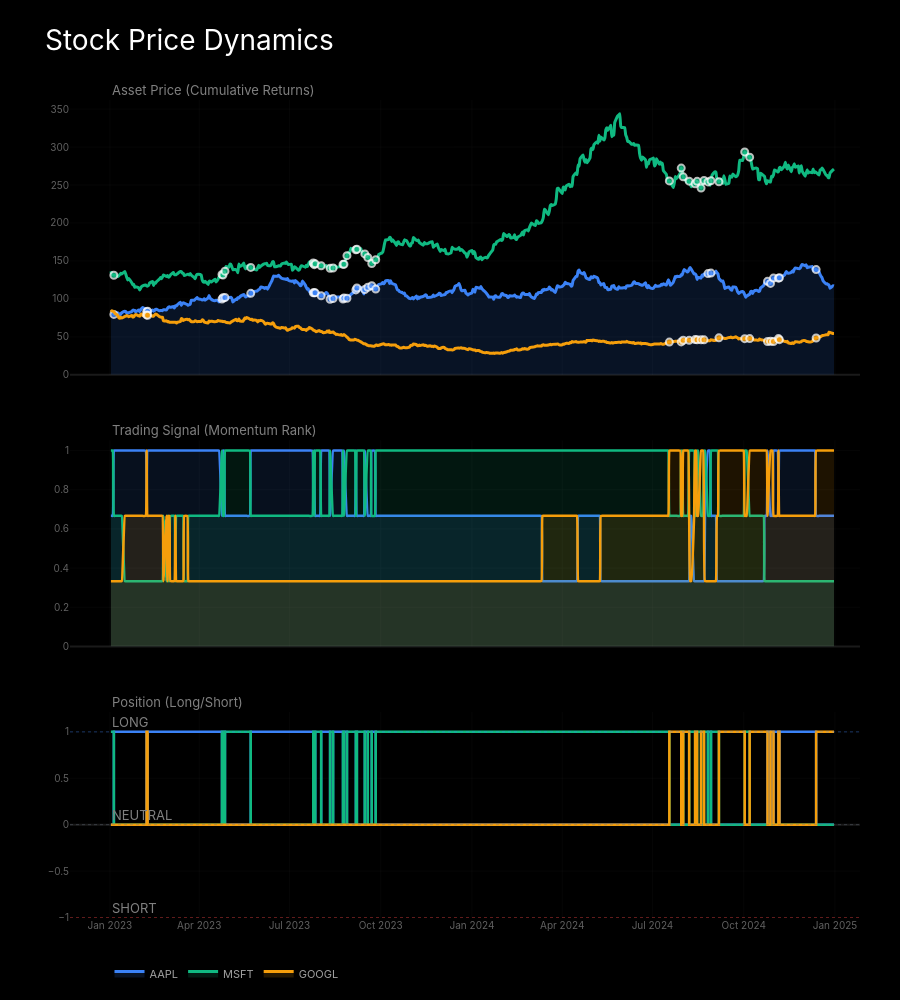

The notebook cell this image was saved under:
### Markdown cell above
## Create Synchronized Charts

Three vertically stacked charts with shared x-axis and synchronized hover.

### Code cell
# Create subplots with shared x-axis
fig = make_subplots(
    rows=3, cols=1,
    shared_xaxes=True,

### Figure 1 — Plotly figure (JSON) as saved in the notebook; plotly's stock layout.template omitted (floating-point values rounded to 4 significant figures; data arrays with more than 128 entries replaced by an {"elided": "..."} marker saying what was removed)
{"data": [{"fill": "tozeroy", "fillcolor": "rgba(59, 130, 246, 0.15)", "hovertemplate": "<b style=\"color:white; font-family: SF Pro Display, sans-serif\">%{fullData.name}</b><br><span style=\"color:#B0B0B0\">%{x|%Y-%m-%d}</span><br><span style=\"color:white; font-weight:600\">%{y:.2f}%</span><br><extra></extra>", "legendgroup": "AAPL", "line": {"color": "#3B82F6", "shape": "spline", "smoothing": 0.3, "width": 3}, "mode": "lines", "name": "AAPL", "showlegend": true, "type": "scatter", "x": {"elided": "522 str values"}, "xaxis": "x", "y": {"elided": "522 float values"}, "yaxis": "y"}, {"hovertemplate": "<b style=\"color:white\">Trade Signal</b><br><span style=\"color:#B0B0B0\">%{x|%Y-%m-%d}</span><br><span style=\"color:#3B82F6\">Position Changed</span><br><extra></extra>", "legendgroup": "AAPL", "marker": {"color": "#3B82F6", "line": {"color": "rgba(255, 255, 255, 0.9)", "width": 2}, "opacity": 0.8, "size": 7, "symbol": "circle"}, "mode": "markers", "name": "AAPL Trade", "showlegend": false, "type": "scatter", "x": ["2023-01-05T00:00:00", "2023-02-07T00:00:00", "2023-02-08T00:00:00", "2023-04-24T00:00:00", "2023-04-25T00:00:00", "2023-04-27T00:00:00", "2023-05-23T00:00:00", "2023-07-25T00:00:00", "2023-07-26T00:00:00", "2023-07-27T00:00:00", "2023-08-02T00:00:00", "2023-08-11T00:00:00", "2023-08-14T00:00:00", "2023-08-24T00:00:00", "2023-08-25T00:00:00", "2023-08-28T00:00:00", "2023-09-06T00:00:00", "2023-09-07T00:00:00", "2023-09-15T00:00:00", "2023-09-18T00:00:00", "2023-09-22T00:00:00", "2023-09-26T00:00:00", "2024-08-26T00:00:00", "2024-08-29T00:00:00", "2024-10-25T00:00:00", "2024-10-28T00:00:00", "2024-10-31T00:00:00", "2024-11-05T00:00:00", "2024-11-06T00:00:00", "2024-12-13T00:00:00"], "xaxis": "x", "y": [79.56, 82.95, 83.82, 99.75, 101.5, 101.8, 107.3, 108.0, 108.2, 108.0, 104.0, 99.51, 100.4, 99.77, 101.1, 100.8, 111.8, 114.4, 112.4, 115.3, 117.3, 112.9, 133.3, 134.0, 123.1, 120.4, 127.4, 127.3, 127.9, 138.6], "yaxis": "y"}, {"fill": "tonexty", "fillcolor": "rgba(16, 185, 129, 0.15)", "hovertemplate": "<b style=\"color:white; font-family: SF Pro Display, sans-serif\">%{fullData.name}</b><br><span style=\"color:#B0B0B0\">%{x|%Y-%m-%d}</span><br><span style=\"color:white; font-weight:600\">%{y:.2f}%</span><br><extra></extra>", "legendgroup": "MSFT", "line": {"color": "#10B981", "shape": "spline", "smoothing": 0.3, "width": 3}, "mode": "lines", "name": "MSFT", "showlegend": true, "type": "scatter", "x": {"elided": "522 str values"}, "xaxis": "x", "y": {"elided": "522 float values"}, "yaxis": "y"}, {"hovertemplate": "<b style=\"color:white\">Trade Signal</b><br><span style=\"color:#B0B0B0\">%{x|%Y-%m-%d}</span><br><span style=\"color:#10B981\">Position Changed</span><br><extra></extra>", "legendgroup": "MSFT", "marker": {"color": "#10B981", "line": {"color": "rgba(255, 255, 255, 0.9)", "width": 2}, "opacity": 0.8, "size": 7, "symbol": "circle"}, "mode": "markers", "name": "MSFT Trade", "showlegend": false, "type": "scatter", "x": ["2023-01-05T00:00:00", "2023-04-24T00:00:00", "2023-04-25T00:00:00", "2023-04-27T00:00:00", "2023-05-23T00:00:00", "2023-07-25T00:00:00", "2023-07-26T00:00:00", "2023-07-27T00:00:00", "2023-08-02T00:00:00", "2023-08-11T00:00:00", "2023-08-14T00:00:00", "2023-08-24T00:00:00", "2023-08-25T00:00:00", "2023-08-28T00:00:00", "2023-09-06T00:00:00", "2023-09-07T00:00:00", "2023-09-15T00:00:00", "2023-09-18T00:00:00", "2023-09-22T00:00:00", "2023-09-26T00:00:00", "2024-07-18T00:00:00", "2024-07-30T00:00:00", "2024-08-01T00:00:00", "2024-08-07T00:00:00", "2024-08-13T00:00:00", "2024-08-15T00:00:00", "2024-08-19T00:00:00", "2024-08-22T00:00:00", "2024-08-26T00:00:00", "2024-08-29T00:00:00", "2024-09-06T00:00:00", "2024-10-02T00:00:00", "2024-10-07T00:00:00"], "xaxis": "x", "y": [131.1, 132.2, 131.3, 136.5, 141.5, 147.3, 145.1, 146.1, 143.6, 140.3, 140.7, 145.5, 145.6, 156.9, 164.7, 165.4, 159.2, 154.6, 146.7, 151.6, 255.4, 272.3, 260.7, 255.0, 251.7, 254.8, 246.0, 256.1, 254.0, 255.5, 254.2, 293.6, 286.6], "yaxis": "y"}, {"fill": "tonexty", "fillcolor": "rgba(245, 158, 11, 0.15)", "hovertemplate": "<b style=\"color:white; font-family: SF Pro Display, sans-serif\">%{fullData.name}</b><br><span style=\"color:#B0B0B0\">%{x|%Y-%m-%d}</span><br><span style=\"color:white; font-weight:600\">%{y:.2f}%</span><br><extra></extra>", "legendgroup": "GOOGL", "line": {"color": "#F59E0B", "shape": "spline", "smoothing": 0.3, "width": 3}, "mode": "lines", "name": "GOOGL", "showlegend": true, "type": "scatter", "x": {"elided": "522 str values"}, "xaxis": "x", "y": {"elided": "522 float values"}, "yaxis": "y"}, {"hovertemplate": "<b style=\"color:white\">Trade Signal</b><br><span style=\"color:#B0B0B0\">%{x|%Y-%m-%d}</span><br><span style=\"color:#F59E0B\">Position Changed</span><br><extra></extra>", "legendgroup": "GOOGL", "marker": {"color": "#F59E0B", "line": {"color": "rgba(255, 255, 255, 0.9)", "width": 2}, "opacity": 0.8, "size": 7, "symbol": "circle"}, "mode": "markers", "name": "GOOGL Trade", "showlegend": false, "type": "scatter", "x": ["2023-02-07T00:00:00", "2023-02-08T00:00:00", "2024-07-18T00:00:00", "2024-07-30T00:00:00", "2024-08-01T00:00:00", "2024-08-07T00:00:00", "2024-08-13T00:00:00", "2024-08-15T00:00:00", "2024-08-19T00:00:00", "2024-08-22T00:00:00", "2024-09-06T00:00:00", "2024-10-02T00:00:00", "2024-10-07T00:00:00", "2024-10-25T00:00:00", "2024-10-28T00:00:00", "2024-10-31T00:00:00", "2024-11-05T00:00:00", "2024-11-06T00:00:00", "2024-12-13T00:00:00"], "xaxis": "x", "y": [78.96, 78.52, 43.12, 43.34, 45.55, 45.44, 46.42, 46.14, 46.16, 46.08, 48.71, 47.61, 47.7, 43.93, 44.29, 43.76, 47.75, 46.36, 48.46], "yaxis": "y"}, {"fill": "tozeroy", "fillcolor": "rgba(59, 130, 246, 0.12)", "hovertemplate": "<b style=\"color:white\">%{fullData.name}</b><br><span style=\"color:#B0B0B0\">%{x|%Y-%m-%d}</span><br><span style=\"color:white\">Signal: %{y:.3f}</span><br><extra></extra>", "legendgroup": "AAPL", "line": {"color": "#3B82F6", "shape": "spline", "smoothing": 0.3, "width": 2.5}, "mode": "lines", "name": "AAPL", "showlegend": false, "type": "scatter", "x": {"elided": "522 str values"}, "xaxis": "x2", "y": {"elided": "522 float values"}, "yaxis": "y2"}, {"fill": "tozeroy", "fillcolor": "rgba(16, 185, 129, 0.12)", "hovertemplate": "<b style=\"color:white\">%{fullData.name}</b><br><span style=\"color:#B0B0B0\">%{x|%Y-%m-%d}</span><br><span style=\"color:white\">Signal: %{y:.3f}</span><br><extra></extra>", "legendgroup": "MSFT", "line": {"color": "#10B981", "shape": "spline", "smoothing": 0.3, "width": 2.5}, "mode": "lines", "name": "MSFT", "showlegend": false, "type": "scatter", "x": {"elided": "522 str values"}, "xaxis": "x2", "y": {"elided": "522 float values"}, "yaxis": "y2"}, {"fill": "tozeroy", "fillcolor": "rgba(245, 158, 11, 0.12)", "hovertemplate": "<b style=\"color:white\">%{fullData.name}</b><br><span style=\"color:#B0B0B0\">%{x|%Y-%m-%d}</span><br><span style=\"color:white\">Signal: %{y:.3f}</span><br><extra></extra>", "legendgroup": "GOOGL", "line": {"color": "#F59E0B", "shape": "spline", "smoothing": 0.3, "width": 2.5}, "mode": "lines", "name": "GOOGL", "showlegend": false, "type": "scatter", "x": {"elided": "522 str values"}, "xaxis": "x2", "y": {"elided": "522 float values"}, "yaxis": "y2"}, {"hovertemplate": "<b>%{fullData.name}</b><br>Date: %{x|%Y-%m-%d}<br>Position: %{y:.0f}<br><extra></extra>", "legendgroup": "AAPL", "line": {"color": "#3B82F6", "shape": "hv", "width": 2.5}, "mode": "lines", "name": "AAPL", "showlegend": false, "type": "scatter", "x": {"elided": "522 str values"}, "xaxis": "x3", "y": {"elided": "522 float values"}, "yaxis": "y3"}, {"hovertemplate": "<b>%{fullData.name}</b><br>Date: %{x|%Y-%m-%d}<br>Position: %{y:.0f}<br><extra></extra>", "legendgroup": "MSFT", "line": {"color": "#10B981", "shape": "hv", "width": 2.5}, "mode": "lines", "name": "MSFT", "showlegend": false, "type": "scatter", "x": {"elided": "522 str values"}, "xaxis": "x3", "y": {"elided": "522 float values"}, "yaxis": "y3"}, {"hovertemplate": "<b>%{fullData.name}</b><br>Date: %{x|%Y-%m-%d}<br>Position: %{y:.0f}<br><extra></extra>", "legendgroup": "GOOGL", "line": {"color": "#F59E0B", "shape": "hv", "width": 2.5}, "mode": "lines", "name": "GOOGL", "showlegend": false, "type": "scatter", "x": {"elided": "522 str values"}, "xaxis": "x3", "y": {"elided": "522 float values"}, "yaxis": "y3"}], "layout": {"annotations": [{"font": {"color": "#808080", "family": "SF Pro Display, sans-serif", "size": 13}, "showarrow": false, "text": "Asset Price (Cumulative Returns)", "x": 0.05, "xanchor": "left", "xref": "paper", "y": 1, "yanchor": "bottom", "yref": "paper"}, {"font": {"color": "#808080", "family": "SF Pro Display, sans-serif", "size": 13}, "showarrow": false, "text": "Trading Signal (Momentum Rank)", "x": 0.05, "xanchor": "left", "xref": "paper", "y": 0.584, "yanchor": "bottom", "yref": "paper"}, {"font": {"color": "#808080", "family": "SF Pro Display, sans-serif", "size": 13}, "showarrow": false, "text": "Position (Long/Short)", "x": 0.05, "xanchor": "left", "xref": "paper", "y": 0.252, "yanchor": "bottom", "yref": "paper"}, {"font": {"color": "#808080", "family": "SF Pro Display, sans-serif", "size": 13}, "showarrow": false, "text": "LONG", "x": 0.05, "xanchor": "left", "xref": "x3 domain", "y": 1, "yanchor": "bottom", "yref": "y3"}, {"font": {"color": "#808080", "family": "SF Pro Display, sans-serif", "size": 13}, "showarrow": false, "text": "NEUTRAL", "x": 0.05, "xanchor": "left", "xref": "x3 domain", "y": 0, "yanchor": "bottom", "yref": "y3"}, {"font": {"color": "#808080", "family": "SF Pro Display, sans-serif", "size": 13}, "showarrow": false, "text": "SHORT", "x": 0.05, "xanchor": "left", "xref": "x3 domain", "y": -1, "yanchor": "bottom", "yref": "y3"}], "font": {"color": "#FFFFFF", "family": "SF Pro Display, sans-serif", "size": 11}, "height": 1000, "hoverlabel": {"bgcolor": "rgba(0, 0, 0, 0.9)", "bordercolor": "rgba(255, 255, 255, 0.1)", "font": {"color": "white", "family": "SF Pro Display, sans-serif", "size": 12}}, "hovermode": "x unified", "legend": {"bgcolor": "rgba(0, 0, 0, 0)", "bordercolor": "rgba(0, 0, 0, 0)", "font": {"color": "#A0A0A0", "family": "SF Pro Display, sans-serif", "size": 11}, "orientation": "h", "x": 0.05, "xanchor": "left", "y": -0.05, "yanchor": "top"}, "margin": {"b": 80, "l": 70, "r": 40, "t": 100}, "paper_bgcolor": "#000000", "plot_bgcolor": "#000000", "shapes": [{"line": {"color": "#3B82F6", "dash": "dot", "width": 1}, "opacity": 0.4, "type": "line", "x0": 0, "x1": 1, "xref": "x3 domain", "y0": 1, "y1": 1, "yref": "y3"}, {"line": {"color": "#6B7280", "dash": "dot", "width": 1}, "opacity": 0.4, "type": "line", "x0": 0, "x1": 1, "xref": "x3 domain", "y0": 0, "y1": 0, "yref": "y3"}, {"line": {"color": "#EF4444", "dash": "dot", "width": 1}, "opacity": 0.4, "type": "line", "x0": 0, "x1": 1, "xref": "x3 domain", "y0": -1, "y1": -1, "yref": "y3"}], "showlegend": true, "title": {"font": {"color": "#FFFFFF", "family": "SF Pro Display, -apple-system, sans-serif", "size": 28}, "text": "Stock Price Dynamics", "x": 0.05, "xanchor": "left"}, "xaxis": {"anchor": "y", "domain": [0, 1], "gridcolor": "rgba(255, 255, 255, 0.05)", "gridwidth": 0.5, "matches": "x3", "showline": false, "showticklabels": false, "tickfont": {"color": "#606060", "family": "SF Pro Display, sans-serif", "size": 10}, "title": {"text": ""}}, "xaxis2": {"anchor": "y2", "domain": [0, 1], "gridcolor": "rgba(255, 255, 255, 0.05)", "gridwidth": 0.5, "matches": "x3", "showline": false, "showticklabels": false, "tickfont": {"color": "#606060", "family": "SF Pro Display, sans-serif", "size": 10}, "title": {"text": ""}}, "xaxis3": {"anchor": "y3", "domain": [0, 1], "gridcolor": "rgba(255, 255, 255, 0.05)", "gridwidth": 0.5, "showline": false, "tickfont": {"color": "#606060", "family": "SF Pro Display, sans-serif", "size": 10}, "title": {"text": ""}}, "yaxis": {"anchor": "x", "domain": [0.664, 1], "gridcolor": "rgba(255, 255, 255, 0.05)", "gridwidth": 0.5, "showline": false, "tickfont": {"color": "#606060", "family": "SF Pro Display, sans-serif", "size": 10}, "title": {"text": ""}, "zerolinecolor": "rgba(255, 255, 255, 0.1)"}, "yaxis2": {"anchor": "x2", "domain": [0.332, 0.584], "gridcolor": "rgba(255, 255, 255, 0.05)", "gridwidth": 0.5, "showline": false, "tickfont": {"color": "#606060", "family": "SF Pro Display, sans-serif", "size": 10}, "title": {"text": ""}, "zerolinecolor": "rgba(255, 255, 255, 0.1)"}, "yaxis3": {"anchor": "x3", "domain": [0, 0.252], "gridcolor": "rgba(255, 255, 255, 0.05)", "gridwidth": 0.5, "showline": false, "tickfont": {"color": "#606060", "family": "SF Pro Display, sans-serif", "size": 10}, "title": {"text": ""}, "zerolinecolor": "rgba(255, 255, 255, 0.1)"}}}
